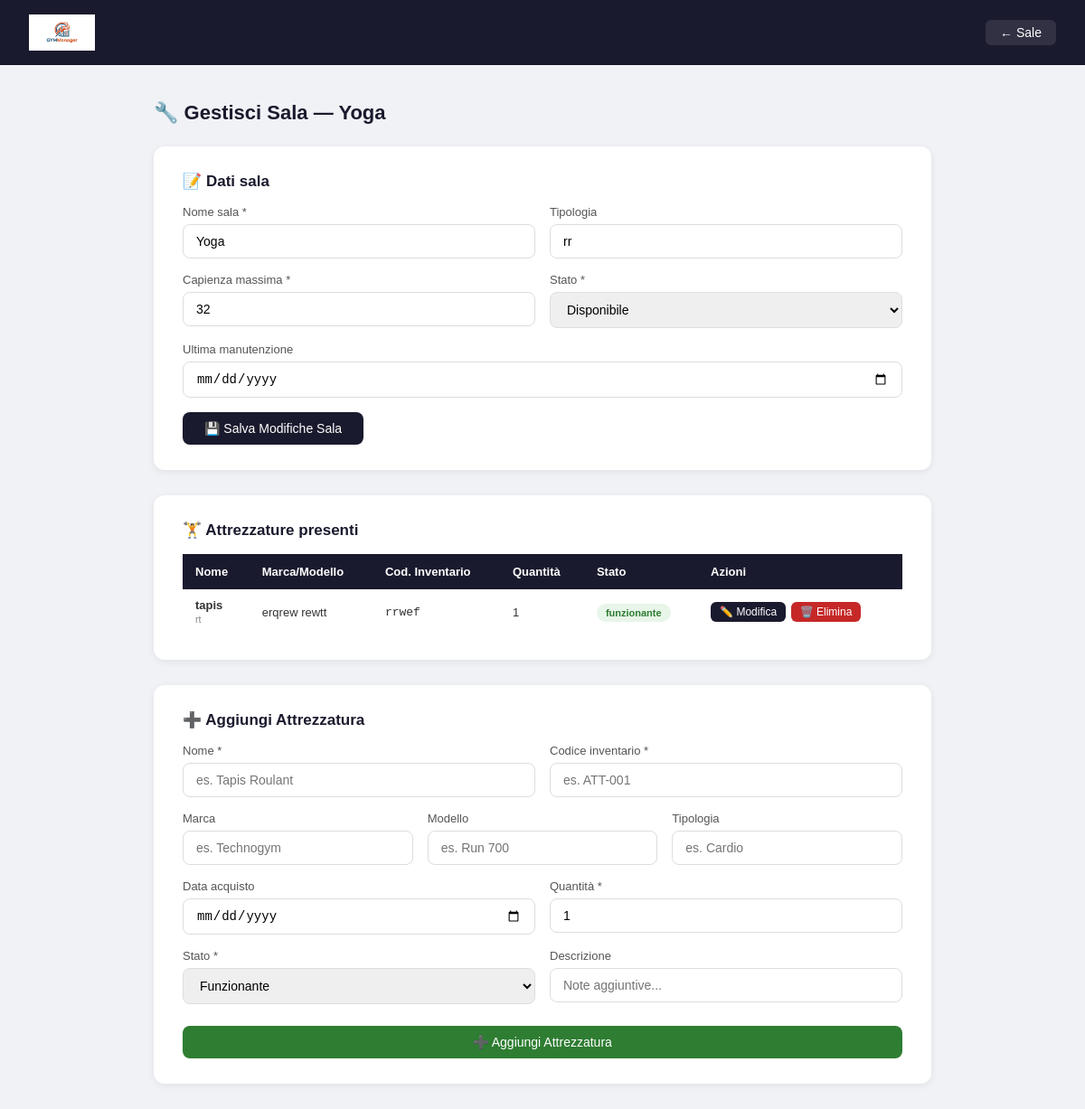
The page /palestra/pages/gestisci_sala.php?id=3 (signed in) on the database its author committed.
### tables this page shows
CREATE TABLE `sala` (
  `id_sala` int(11) NOT NULL,
  `nome` varchar(100) NOT NULL,
  `tipologia` varchar(50) DEFAULT NULL,
  `capienza_max` int(11) NOT NULL,
  `stato` enum('disponibile','in_manutenzione','chiusa') NOT NULL DEFAULT 'disponibile',
  `data_ultima_manutenzione` date DEFAULT NULL
);

CREATE TABLE `contiene` (
  `id_sala` int(11) NOT NULL,
  `id_attrezzatura` int(11) NOT NULL,
  `quantita` int(11) NOT NULL DEFAULT 1
);

CREATE TABLE `attrezzatura` (
  `id_attrezzatura` int(11) NOT NULL,
  `cod_inventario` varchar(30) NOT NULL,
  `marca` varchar(50) DEFAULT NULL,
  `modello` varchar(50) DEFAULT NULL,
  `nome` varchar(100) NOT NULL,
  `tipologia` varchar(50) DEFAULT NULL,
  `data_acquisto` date DEFAULT NULL,
  `descrizione` text DEFAULT NULL,
  `stato` enum('funzionante','in_riparazione','dismessa') NOT NULL DEFAULT 'funzionante'
);

### palestra/pages/gestisci_sala.php (the view, shortened to what this page needs)
<?php
require_once "../config/db.php";
$id = $_GET['id'] ?? null;
$stmt = $pdo->prepare("SELECT * FROM SALA WHERE id_sala = ?");
$stmt->execute([$id]);
$sala = $stmt->fetch();
$attrezzature = $pdo->prepare("
    SELECT A.*, C.quantita
    FROM ATTREZZATURA A
    JOIN CONTIENE C ON A.id_attrezzatura = C.id_attrezzatura
    WHERE C.id_sala = ?
    ORDER BY A.nome
");
$attrezzature->execute([$id]);
$attrezzature = $attrezzature->fetchAll();
?>
<!DOCTYPE html>
<html lang="it">
<head>
</head>
<body>
<div class="navbar">
    <img src="../assets/logo.jpg" style="height:40px;">
    <div style="display:flex; gap:12px;">
        <a href="sale.php">← Sale</a>
    </div>
</div>
<div class="contenuto">
    <h2>🔧 Gestisci Sala — <?= htmlspecialchars($sala['nome']) ?></h2>
    <div class="form-box">
        <h3>📝 Dati sala</h3>
        <form method="POST">
            <div class="riga">
                <div class="campo">
                    <label>Nome sala *</label>
                    <input type="text" name="nome" required value="<?= htmlspecialchars($sala['nome']) ?>">
                </div>
                <div class="campo">
                    <label>Tipologia</label>
                    <input type="text" name="tipologia" value="<?= htmlspecialchars($sala['tipologia']) ?>">
                </div>
            </div>
            <div class="riga">
                <div class="campo">
                    <label>Capienza massima *</label>
                    <input type="number" name="capienza_max" required min="1" value="<?= $sala['capienza_max'] ?>">
                </div>
                <div class="campo">
                    <label>Stato *</label>
                    <select name="stato" required>
                        <option value="disponibile" <?= $sala['stato']=='disponibile'?'selected':'' ?>>Disponibile</option>
                    </select>
                </div>
            </div>
            <div class="campo">
                <label>Ultima manutenzione</label>
                <input type="date" name="data_ultima_manutenzione" value="<?= $sala['data_ultima_manutenzione'] ?>">
            </div>
            <button type="submit" name="salva_sala" class="btn">💾 Salva Modifiche Sala</button>
        </form>
    </div>
    <div class="form-box">
        <h3>🏋️ Attrezzature presenti</h3>
        <table>
            <thead>
                <tr>
                    <th>Nome</th>
                    <th>Marca/Modello</th>
                    <th>Cod. Inventario</th>
                    <th>Quantità</th>
                    <th>Stato</th>
                    <th>Azioni</th>
                </tr>
            </thead>
            <tbody>
                <?php if(empty($attrezzature)): ?>
                <tr>
                    <td colspan="6" class="nessun-record">Nessuna attrezzatura — aggiungine una!</td>
                </tr>
                <?php else: ?>
                <?php foreach($attrezzature as $a): ?>
                <tr>
                    <td><strong><?= htmlspecialchars($a['nome']) ?></strong><br><small style="color:#888"><?= htmlspecialchars($a['tipologia']) ?></small></td>
                    <td><?= htmlspecialchars($a['marca'].' '.$a['modello']) ?></td>
                    <td style="font-family:monospace"><?= htmlspecialchars($a['cod_inventario']) ?></td>
                    <td><?= $a['quantita'] ?></td>
                    <td><span class="badge <?= $a['stato'] ?>"><?= $a['stato'] ?></span></td>
                    <td>
                        <a class="btn-azione btn-modifica-att" href="gestisci_sala.php?id=<?= $id ?>&modifica_att=<?= $a['id_attrezzatura'] ?>">✏️ Modifica</a>
                        <a class="btn-azione btn-elimina-att" href="gestisci_sala.php?id=<?= $id ?>&elimina_att=<?= $a['id_attrezzatura'] ?>" onclick="return confirm('Eliminare questa attrezzatura?')">🗑️ Elimina</a>
                    </td>
                </tr>
                <?php endforeach; ?>
                <?php endif; ?>
            </tbody>
        </table>
    </div>
    <div class="form-box">
        <h3>➕ Aggiungi Attrezzatura</h3>
        <form method="POST">
            <div class="riga">
                <div class="campo">
                    <label>Nome *</label>
                    <input type="text" name="nome_att" required placeholder="es. Tapis Roulant">
                </div>
                <div class="campo">
                    <label>Codice inventario *</label>
                    <input type="text" name="cod_inventario" required placeholder="es. ATT-001">
                </div>
            </div>
            <div class="riga3">
                <div class="campo">
                    <label>Marca</label>
                    <input type="text" name="marca" placeholder="es. Technogym">
                </div>
                <div class="campo">
                    <label>Modello</label>
                    <input type="text" name="modello" placeholder="es. Run 700">
                </div>
                <div class="campo">
                    <label>Tipologia</label>
                    <input type="text" name="tipologia_att" placeholder="es. Cardio">
                </div>
            </div>
            <div class="riga">
                <div class="campo">
                    <label>Data acquisto</label>
                    <input type="date" name="data_acquisto">
                </div>
                <div class="campo">
                    <label>Quantità *</label>
                    <input type="number" name="quantita" required min="1" value="1">
                </div>
            </div>
            <div class="riga">
                <div class="campo">
                    <label>Stato *</label>
                    <select name="stato_att" required>
                        <option value="funzionante">Funzionante</option>
                    </select>
                </div>
                <div class="campo">
                    <label>Descrizione</label>
                    <input type="text" name="descrizione_att" placeholder="Note aggiuntive...">
                </div>
            </div>
            <button type="submit" name="aggiungi_attrezzatura" class="btn-verde">➕ Aggiungi Attrezzatura</button>
        </form>
    </div>
</div>
</body>
</html>

### palestra/pages/gestisci_sala.php (style rules this page uses)
* { margin: 0; padding: 0; box-sizing: border-box; }
body { font-family: Arial, sans-serif; background: #f0f2f5; }
.navbar { background: #1a1a2e; color: white; padding: 16px 32px; display: flex; justify-content: space-between; align-items: center; }
.navbar a { color: white; text-decoration: none; font-size: 14px; background: rgba(255,255,255,0.1); padding: 6px 16px; border-radius: 6px; }
.contenuto { max-width: 900px; margin: 40px auto; padding: 0 20px; }
h2 { font-size: 22px; color: #1a1a2e; margin-bottom: 24px; }
h3 { font-size: 17px; color: #1a1a2e; margin-bottom: 16px; }
.form-box { background: white; border-radius: 12px; padding: 28px 32px; box-shadow: 0 2px 8px rgba(0,0,0,0.07); margin-bottom: 28px; }
.riga { display: grid; grid-template-columns: 1fr 1fr; gap: 16px; }
.riga3 { display: grid; grid-template-columns: 1fr 1fr 1fr; gap: 16px; }
.campo { margin-bottom: 16px; }
label { display: block; font-size: 13px; color: #555; margin-bottom: 6px; }
input, select, textarea { width: 100%; padding: 10px 14px; border: 1px solid #ddd; border-radius: 8px; font-size: 14px; outline: none; }
.btn { background: #1a1a2e; color: white; padding: 10px 24px; border: none; border-radius: 8px; font-size: 14px; cursor: pointer; }
.btn-verde { background: #2e7d32; color: white; padding: 10px 24px; border: none; border-radius: 8px; font-size: 14px; cursor: pointer; width: 100%; margin-top: 8px; }
table { width: 100%; border-collapse: collapse; }
th { background: #1a1a2e; color: white; padding: 12px 14px; text-align: left; font-size: 13px; }
td { padding: 10px 14px; font-size: 13px; border-bottom: 1px solid #f0f2f5; color: #333; }
tr:last-child td { border-bottom: none; }
.badge { padding: 4px 10px; border-radius: 20px; font-size: 11px; font-weight: bold; }
.badge.funzionante { background: #e8f5e9; color: #2e7d32; }
.btn-azione { color: white; padding: 4px 10px; border-radius: 6px; text-decoration: none; font-size: 12px; display: inline-block; margin: 2px 2px 2px 0; }
.btn-modifica-att { background: #1a1a2e; }
.btn-elimina-att { background: #c62828; }

### rows shown on the page
sala: nome "Yoga", tipologia "rr", capienza_max "32", stato "Disponibile"
contiene: id_attrezzatura.nome "tapis", id_attrezzatura.tipologia "rt", id_attrezzatura.modello "erqrew rewtt", id_attrezzatura.cod_inventario "rrwef", quantita "1", id_attrezzatura.stato "funzionante"
